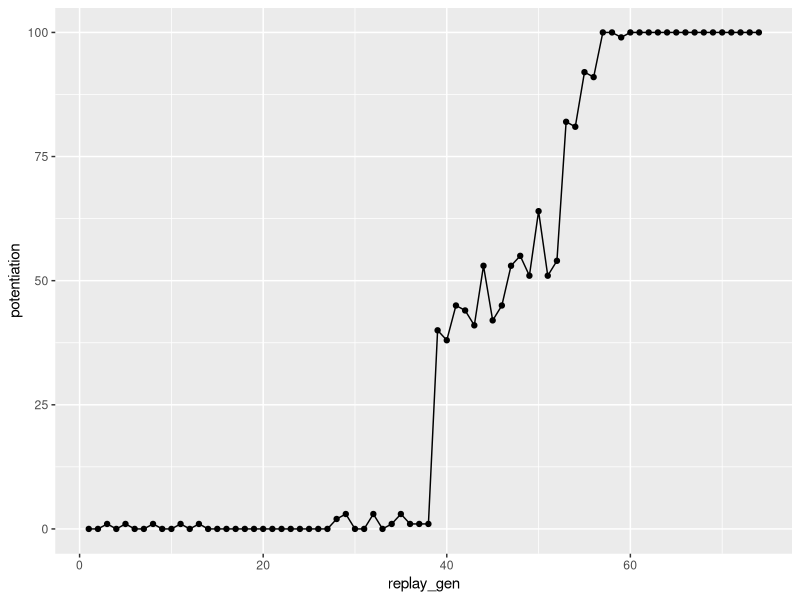
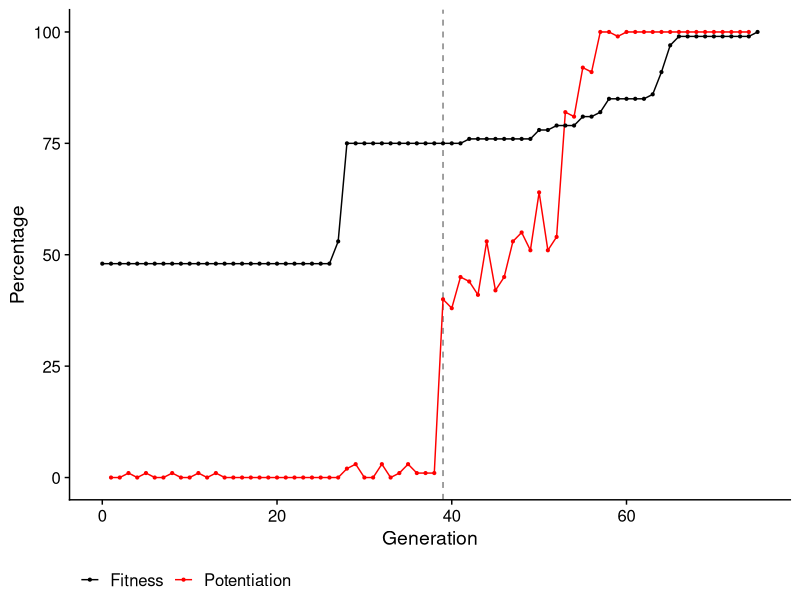

The R script that drew these images, in order:
rm(list = ls())

library(ggplot2)
library(dplyr)
library(cowplot)

plot_dir = '../plots'
if(!dir.exists(plot_dir)) dir.create(plot_dir)

df_replays = read.csv('../data/combined_replay_data.csv')
df_replays = df_replays[!is.na(df_replays$found_solution) & df_replays$found_solution != '' & df_replays$found_solution != 'found_solution',]
df_replays$replay_gen = as.numeric(substr(df_replays$replay_gen, 5, 10000000))
df_replays$found_solution = as.numeric(df_replays$found_solution)
df_summary = df_replays %>% 
  dplyr::group_by(rep, replay_gen) %>%
  dplyr::summarize(successes = sum(found_solution, na.rm = T), total_reps = dplyr::n())

df_summary$potentiation = (df_summary$successes / df_summary$total_reps) * 100

ggplot(df_summary, aes(x = replay_gen, y = potentiation)) + 
  geom_line() + 
  geom_point()

df_ts = read.csv('../data/replicate_timeseries/296_summary.csv')

point_size = 0.75
ggplot(df_summary, aes(x = replay_gen, y = potentiation)) + 
  geom_vline(xintercept = 39, linetype = 'dashed', alpha = 0.5) + 
  geom_line(aes(color = 'Potentiation')) + 
  geom_point(aes(color = 'Potentiation'), size = point_size) + 
  geom_line(data = df_ts, aes(x = update, y = max_approx_agg_score, color = 'Fitness')) +
  geom_point(data = df_ts, aes(x = update, y = max_approx_agg_score, color = 'Fitness'), size = point_size) + 
  xlab('Generation') + 
  ylab('Percentage') + 
  labs(color = '') + 
  scale_color_manual(values = c('Potentiation'='#ff0000', 'Fitness'='#000000')) + 
  theme_cowplot() + 
  theme(legend.position='bottom')
ggsave(paste0(plot_dir, '/potentiation_and_fitness.png'), units = 'in', width = 8, height = 6)  
ggsave(paste0(plot_dir, '/potentiation_and_fitness.pdf'), units = 'in', width = 6, height = 4)  
